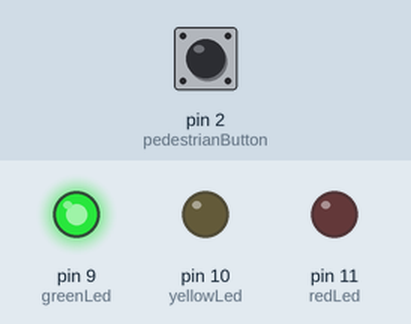
Simulated run of this sketch. Board: Arduino Uno, built with avr-gcc and run on an emulated ATmega328P. On the bench: output pins drawn as LEDs (lit = HIGH). Inputs (shaded band) come from the test bench; at power-on: pin 2 (pedestrianButton) LOW.

Above: at 2.5 s.
At 6.0 s:
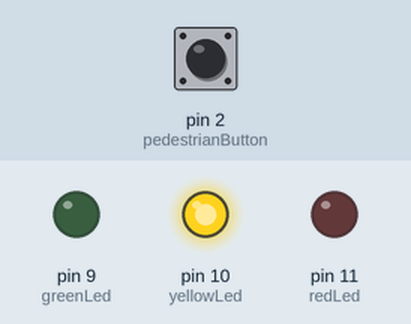
At 8.0 s:
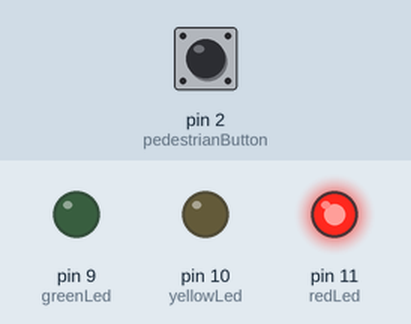
Timing chart, 0 to 11.7 s (numbered marks = the images above):
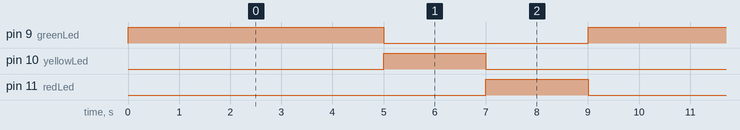

The sketch:

sketch.ino
```cpp
const int redLed = 11;
const int yellowLed = 10;
const int greenLed = 9;
const int pedestrianButton = 2;

void setup() {
  pinMode(redLed, OUTPUT);
  pinMode(yellowLed, OUTPUT);
  pinMode(greenLed, OUTPUT);
  pinMode(pedestrianButton, INPUT);
  //Serial.begin(9600);

}

void loop() {
  // Normal Traffic light sequence
  digitalWrite(greenLed, HIGH);
  delay(5000);

 // Serial.print("Button Pressed: ");
 // Serial.println(digitalRead(pedestrianButton));

  if(digitalRead(pedestrianButton) == HIGH)
  {
    // Pedestrian button pressed, transition to yellow then red quickly
    digitalWrite(greenLed, LOW);
    digitalWrite(yellowLed, HIGH);
    delay(2000);
    digitalWrite(yellowLed, LOW);
    digitalWrite(redLed, HIGH);
    delay(10000); // longer red for pedestrian
    digitalWrite(redLed, LOW);

  }
  else{
    // normal transition
    digitalWrite(greenLed, LOW);
    digitalWrite(yellowLed, HIGH);
    delay(2000);
    digitalWrite(yellowLed, LOW);
    digitalWrite(redLed, HIGH);
    delay(2000);
    digitalWrite(redLed, LOW);

  }

}
```

Measured:
- by itself, pin 9 (greenLed): alternates HIGH for 5.0 s and LOW for 4.0 s
- by itself, pin 10 (yellowLed), pin 11 (redLed): alternates HIGH for 2.0 s and LOW for 7.0 s
- by itself, everything shown: repeats every 9.0 s, in 4 steps
